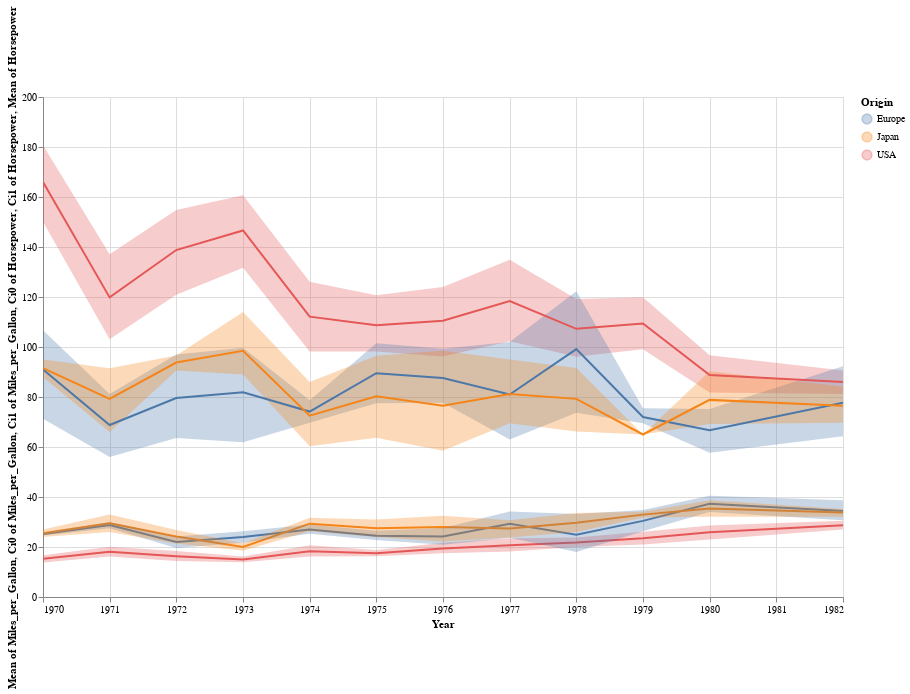

The code cell stored with this chart in its notebook:
### Markdown cell above
# I am creating two line graph and two area graphs

### Code cell
# This chart is displaying a line that is running along the x and y-axis
alt.Chart(cars).mark_line().encode(
    x='Year:T',
    color='Origin',
    y='mean(Miles_per_Gallon)',
    #tooltip=['Name', 'Origin', 'Horsepower', 'Miles_per_Gallon']
) + alt.Chart(cars).mark_area(opacity=0.3).encode(
    x='Year:T',
    color='Origin',
    y='ci0(Miles_per_Gallon)',
    y2='ci1(Miles_per_Gallon)'
    #y='mean(Miles_per_Gallon)',
    #tooltip=['Name', 'Origin', 'Horsepower', 'Miles_per_Gallon']
) + alt.Chart(cars).mark_area(opacity=0.3).encode(
    x='Year:T',
    color='Origin',
    y='ci0(Horsepower)',
    y2='ci1(Horsepower)'
    #y='mean(Miles_per_Gallon)',
    #tooltip=['Name', 'Origin', 'Horsepower', 'Miles_per_Gallon']
) + alt.Chart(cars).mark_line().encode(
    x='Year:T',
    color='Origin',
    y='mean(Horsepower)',
    #tooltip=['Name', 'Origin', 'Horsepower', 'Miles_per_Gallon']
).interactive().properties(
    width=800,
    height=500
)

### Figure 1 — Vega-Lite specification as saved in the notebook (floating-point values rounded to 4 significant figures; data arrays with more than 128 entries replaced by an {"elided": "..."} marker saying what was removed)
{"config": {"view": {"continuousWidth": 400, "continuousHeight": 300}}, "layer": [{"mark": "line", "encoding": {"color": {"type": "nominal", "field": "Origin"}, "x": {"type": "temporal", "field": "Year"}, "y": {"type": "quantitative", "aggregate": "mean", "field": "Miles_per_Gallon"}}}, {"mark": {"type": "area", "opacity": 0.3}, "encoding": {"color": {"type": "nominal", "field": "Origin"}, "x": {"type": "temporal", "field": "Year"}, "y": {"type": "quantitative", "aggregate": "ci0", "field": "Miles_per_Gallon"}, "y2": {"aggregate": "ci1", "field": "Miles_per_Gallon"}}}, {"mark": {"type": "area", "opacity": 0.3}, "encoding": {"color": {"type": "nominal", "field": "Origin"}, "x": {"type": "temporal", "field": "Year"}, "y": {"type": "quantitative", "aggregate": "ci0", "field": "Horsepower"}, "y2": {"aggregate": "ci1", "field": "Horsepower"}}}, {"mark": "line", "encoding": {"color": {"type": "nominal", "field": "Origin"}, "x": {"type": "temporal", "field": "Year"}, "y": {"type": "quantitative", "aggregate": "mean", "field": "Horsepower"}}, "height": 500, "selection": {"selector012": {"type": "interval", "bind": "scales", "encodings": ["x", "y"]}}, "width": 800}], "data": {"name": "data-f02450ab61490a1363517a0190416235"}, "$schema": "https://vega.github.io/schema/vega-lite/v4.8.1.json", "datasets": {"data-f02450ab61490a1363517a0190416235": {"elided": "406 records"}}}
